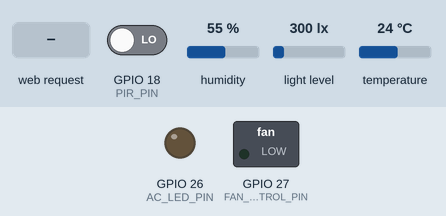
Bench run of a sketch on a simulated ESP32. On the bench: switched loads named in the sketch (green lamp = pin HIGH), output pins drawn as LEDs (lit = HIGH). The test bench sets the inputs (shaded band); at power-on: temperature 24 °C, GPIO 18 (PIR_PIN) LOW, humidity 55 %, light level 300 lx. WiFi joins after 1.5 s; servers stay silent unless stated; what the sketch prints to the serial monitor is not drawn.

Above: at 2.7 s.
2.8 s: temperature set to 27.6 °C
11.2 s: temperature set to 28.4 °C
At 21.2 s:
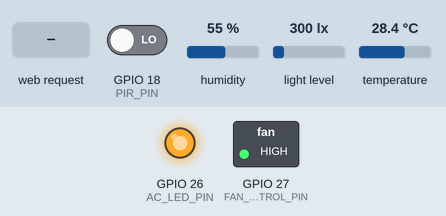
21.5 s: temperature set to 12 °C
At 31.2 s:
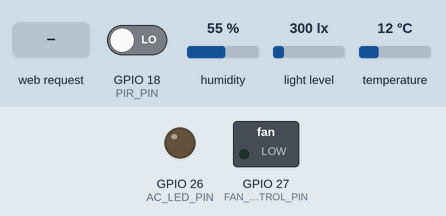
31.5 s: HTTP request GET /ac/on received
At 32.2 s:
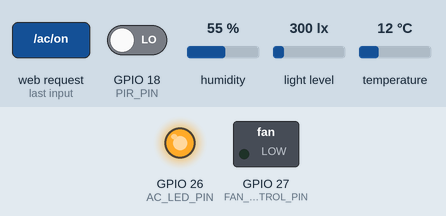
33.0 s: HTTP request GET /ac/off received
At 33.3 s:
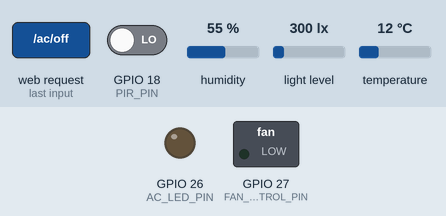
34.5 s: temperature set to 28 °C
At 41.3 s:
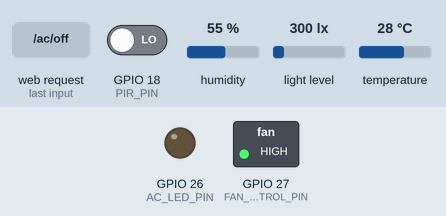
Timing chart, 0 to 42.5 s (numbered marks = the images above; inputs shaded):
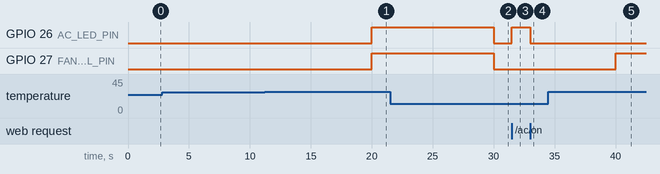

Measured:
- the behaviour switches between 27.9 and 28 °C on temperature (found by bisection; images 0 and 1)
- after the input at 2.8 s, every drawn part: stays the same
- after the input at 11.2 s, GPIO 26 (AC_LED_PIN), GPIO 27 (FAN_CONTROL_PIN): LOW → HIGH after 8.8 s
- after the input at 21.5 s, GPIO 27 (FAN_CONTROL_PIN): HIGH → LOW after 8.5 s
- after the input at 31.5 s, GPIO 26 (AC_LED_PIN): LOW → HIGH at once
- after the input at 33.0 s, GPIO 26 (AC_LED_PIN): HIGH → LOW at once
- after the input at 34.5 s, GPIO 27 (FAN_CONTROL_PIN): LOW → HIGH after 5.5 s

The sketch:

ESP32_environment_monitor.ino
```cpp
#include <WiFi.h>
#include <WebServer.h>
#include <HTTPClient.h>
#include <Wire.h>
#include <BH1750.h>
#include "DHT.h"

const char* ssid = "YOUR_WIFI_SSID";
const char* password = "YOUR_WIFI_PASSWORD";
const char* backendReadingsUrl = "http://YOUR_COMPUTER_IP:3000/api/readings";
const bool backendPostingEnabled = false;

unsigned long lastMotionTime = 0;
const unsigned long motionHoldTime = 30000;
unsigned long lastBackendPostTime = 0;
const unsigned long backendPostInterval = 10000;
const float acTemperatureThreshold = 28.0;
bool acOn = false;
bool acManualOverride = false;
const float fanTemperatureThreshold = 28.0;
bool fanOn = false;

#define DHTPIN 4
#define DHTTYPE DHT22
#define PIR_PIN 18
#define AC_LED_PIN 26
#define FAN_CONTROL_PIN 27

DHT dht(DHTPIN, DHTTYPE);
BH1750 lightMeter;
WebServer server(80);

struct SensorReadings {
  float temperature;
  float humidity;
  float lux;
  int rawMotion;
};

SensorReadings readSensors() {
  SensorReadings readings;
  readings.temperature = dht.readTemperature();
  readings.humidity = dht.readHumidity();
  readings.lux = lightMeter.readLightLevel();
  readings.rawMotion = digitalRead(PIR_PIN);

  return readings;
}

bool updateOccupancy(int rawMotion) {
  if (rawMotion == HIGH) {
    lastMotionTime = millis();
  }

  return millis() - lastMotionTime < motionHoldTime;
}

void writeAcOutput() {
  digitalWrite(AC_LED_PIN, acOn ? HIGH : LOW);
}

void updateAcState(float temperature, bool occupied) {
  if (!acManualOverride) {
    acOn = occupied && temperature >= acTemperatureThreshold;
  }

  writeAcOutput();
}

void updateFanState(float temperature) {
  fanOn = temperature >= fanTemperatureThreshold;
  digitalWrite(FAN_CONTROL_PIN, fanOn ? HIGH : LOW);
}

String buildJsonResponse(const SensorReadings& readings, bool occupied, bool acOn) {
  String json = "{";
  json += "\"temperature\":";
  json += readings.temperature;
  json += ",";
  json += "\"humidity\":";
  json += readings.humidity;
  json += ",";
  json += "\"light\":";
  json += readings.lux;
  json += ",";
  json += "\"rawMotion\":";
  json += readings.rawMotion == HIGH ? "true" : "false";
  json += ",";
  json += "\"occupied\":";
  json += occupied ? "true" : "false";
  json += ",";
  json += "\"secondsSinceMotion\":";
  json += (millis() - lastMotionTime) / 1000;
  json += ",";
  json += "\"acOn\":";
  json += acOn ? "true" : "false";
  json += ",";
  json += "\"fanOn\":";
  json += fanOn ? "true" : "false";
  json += "}";

  return json;
}

void sendReadingToBackend(const String& json) {
  if (!backendPostingEnabled || WiFi.status() != WL_CONNECTED) {
    return;
  }

  HTTPClient http;
  http.begin(backendReadingsUrl);
  http.addHeader("Content-Type", "application/json");

  int responseCode = http.POST(json);
  Serial.print("Backend POST response: ");
  Serial.println(responseCode);

  http.end();
}

void postReadingToBackend() {
  SensorReadings readings = readSensors();
  bool occupied = updateOccupancy(readings.rawMotion);
  updateAcState(readings.temperature, occupied);
  updateFanState(readings.temperature);
  String json = buildJsonResponse(readings, occupied, acOn);

  sendReadingToBackend(json);
}

void updateBackendPosting() {
  if (millis() - lastBackendPostTime < backendPostInterval) {
    return;
  }

  lastBackendPostTime = millis();
  postReadingToBackend();
}

void handleRoot() {
  String html = R"rawliteral(
<!DOCTYPE html>
<html>
<head>
  <meta charset="UTF-8">
  <title>ESP32 Environment Monitor</title>
  <style>
    * {
      box-sizing: border-box;
    }

    body {
      font-family: Arial, sans-serif;
      margin: 0;
      background: #f3f4f6;
      color: #1f2937;
    }

    main {
      max-width: 900px;
      margin: 0 auto;
      padding: 24px;
    }

    h1 {
      font-size: 32px;
      margin-bottom: 6px;
    }

    .subtitle {
      color: #6b7280;
      margin-top: 0;
      margin-bottom: 22px;
    }

    .grid {
      display: grid;
      grid-template-columns: repeat(auto-fit, minmax(230px, 1fr));
      gap: 14px;
    }

    .card {
      background: white;
      padding: 18px;
      border-radius: 10px;
      box-shadow: 0 2px 10px rgba(0,0,0,0.08);
    }

    .label {
      font-weight: bold;
      color: #4b5563;
      display: block;
      margin-bottom: 8px;
    }

    .value {
      font-size: 28px;
      font-weight: bold;
    }

    .status {
      font-size: 28px;
      font-weight: bold;
    }

    .controls {
      margin-top: 14px;
      display: flex;
      gap: 10px;
      flex-wrap: wrap;
    }

    .ac-card {
      margin-top: 14px;
    }

    button {
      border: 0;
      border-radius: 8px;
      padding: 12px 18px;
      font-size: 16px;
      font-weight: bold;
      cursor: pointer;
      color: white;
    }

    .on-button {
      background: #15803d;
    }

    .off-button {
      background: #b91c1c;
    }

    .auto-button {
      background: #2563eb;
    }

    .trend-card {
      margin-top: 14px;
    }

    .trend-header {
      display: flex;
      justify-content: space-between;
      gap: 16px;
      flex-wrap: wrap;
    }

    .trend-legend {
      display: flex;
      gap: 14px;
      color: #4b5563;
      font-size: 14px;
    }

    .legend-item {
      display: flex;
      align-items: center;
      gap: 6px;
    }

    .legend-line {
      display: inline-block;
      width: 24px;
      height: 3px;
    }

    .temperature-color {
      background: #b91c1c;
    }

    .humidity-color {
      background: #2563eb;
    }

    #trendChart {
      display: block;
      width: 100%;
      height: auto;
      margin-top: 12px;
    }

    .trend-grid {
      stroke: #d1d5db;
      stroke-width: 1;
    }

    .trend-text {
      fill: #4b5563;
      font-size: 12px;
    }

    .trend-line {
      fill: none;
      stroke-width: 3;
      stroke-linecap: round;
      stroke-linejoin: round;
    }

    .temperature-line {
      stroke: #b91c1c;
    }

    .humidity-line {
      stroke: #2563eb;
    }

    .temperature-dot {
      fill: #b91c1c;
    }

    .humidity-dot {
      fill: #2563eb;
    }

    .trend-empty {
      fill: #6b7280;
      font-size: 15px;
    }

  </style>
</head>

<body>
  <main>
    <h1>ESP32 Environment Monitor</h1>
    <p class="subtitle">Live room sensor dashboard with manual simulated AC control.</p>

    <section class="grid">
      <div class="card">
        <span class="label">Temperature</span>
        <span id="temperature" class="value">--</span> &deg;C
      </div>

      <div class="card">
        <span class="label">Humidity</span>
        <span id="humidity" class="value">--</span> %
      </div>

      <div class="card">
        <span class="label">Light</span>
        <span id="light" class="value">--</span> lux
      </div>

      <div class="card">
        <span class="label">Motion Sensor</span>
        <span id="rawMotion" class="value">--</span>
      </div>

      <div class="card">
        <span class="label">Room Status</span>
        <span id="occupied" class="status">--</span>
      </div>

      <div class="card">
        <span class="label">Seconds Since Last Motion</span>
        <span id="secondsSinceMotion" class="value">--</span> s
      </div>
    </section>

    <section class="card trend-card">
      <div class="trend-header">
        <div>
          <span class="label">Temperature and Humidity Trend</span>
          <p class="subtitle">Last 20 live readings. History resets when this page is refreshed.</p>
        </div>
        <div class="trend-legend" aria-hidden="true">
          <span class="legend-item"><span class="legend-line temperature-color"></span>Temperature</span>
          <span class="legend-item"><span class="legend-line humidity-color"></span>Humidity</span>
        </div>
      </div>
      <svg id="trendChart" viewBox="0 0 760 330" role="img" aria-label="Live temperature and humidity trends">
        <text class="trend-empty" x="52" y="165">Waiting for sensor readings...</text>
      </svg>
    </section>

    <section class="card ac-card">
      <span class="label">Fan Status</span>
      <span id="fanStatus" class="status">--</span>
      <p class="subtitle">Fan turns on automatically at 28 &deg;C or higher.</p>
    </section>

    <section class="card ac-card">
      <span class="label">Simulated AC Status</span>
      <span id="acStatus" class="status">--</span>
      <div class="controls">
        <button class="on-button" onclick="setAc(true)">Turn AC ON</button>
        <button class="off-button" onclick="setAc(false)">Turn AC OFF</button>
        <button class="auto-button" onclick="setAcAuto()">Return to Auto</button>
      </div>
    </section>
  </main>

  <script>
    const maxTrendPoints = 20;
    const temperatureHistory = [];
    const humidityHistory = [];

    function addTrendReading(temperature, humidity) {
      const temperatureValue = Number(temperature);
      const humidityValue = Number(humidity);

      if (!Number.isFinite(temperatureValue) || !Number.isFinite(humidityValue)) {
        return;
      }

      temperatureHistory.push(temperatureValue);
      humidityHistory.push(humidityValue);

      if (temperatureHistory.length > maxTrendPoints) {
        temperatureHistory.shift();
        humidityHistory.shift();
      }

      renderTrendChart();
    }

    function renderTrendSeries(values, label, unit, top, lineClass, dotClass) {
      const left = 52;
      const right = 18;
      const plotWidth = 760 - left - right;
      const plotHeight = 100;
      const minimum = Math.floor(Math.min(...values) - 1);
      const maximum = Math.ceil(Math.max(...values) + 1);
      const range = Math.max(1, maximum - minimum);

      function xFor(index) {
        return left + (index / Math.max(1, values.length - 1)) * plotWidth;
      }

      function yFor(value) {
        return top + ((maximum - value) / range) * plotHeight;
      }

      let markup = '<text class="trend-text" x="' + left + '" y="' + (top - 10) + '">' +
        label + ': ' + values[values.length - 1].toFixed(1) + unit + '</text>';

      for (let index = 0; index <= 2; index += 1) {
        const value = maximum - (range / 2) * index;
        const y = top + (plotHeight / 2) * index;
        markup += '<line class="trend-grid" x1="' + left + '" y1="' + y +
          '" x2="' + (760 - right) + '" y2="' + y + '" />';
        markup += '<text class="trend-text" x="8" y="' + (y + 4) + '">' +
          value.toFixed(0) + unit + '</text>';
      }

      const points = values.map((value, index) =>
        xFor(index).toFixed(1) + ',' + yFor(value).toFixed(1)
      ).join(' ');
      const latestX = xFor(values.length - 1).toFixed(1);
      const latestY = yFor(values[values.length - 1]).toFixed(1);

      markup += '<polyline class="trend-line ' + lineClass + '" points="' + points + '" />';
      markup += '<circle class="' + dotClass + '" cx="' + latestX + '" cy="' + latestY + '" r="4" />';

      return markup;
    }

    function renderTrendChart() {
      const chart = document.getElementById('trendChart');

      if (temperatureHistory.length < 2) {
        chart.innerHTML = '<text class="trend-empty" x="52" y="165">Collecting readings... ' +
          temperatureHistory.length + ' of 2 needed to draw the first lines.</text>';
        return;
      }

      chart.innerHTML =
        renderTrendSeries(temperatureHistory, 'Temperature', ' C', 36, 'temperature-line', 'temperature-dot') +
        renderTrendSeries(humidityHistory, 'Humidity', ' %', 190, 'humidity-line', 'humidity-dot') +
        '<text class="trend-text" x="52" y="322">Oldest</text>' +
        '<text class="trend-text" x="700" y="322">Newest</text>';
    }

    async function updateData() {
      try {
        const response = await fetch('/data');
        const data = await response.json();

        document.getElementById('temperature').textContent = data.temperature.toFixed(2);
        document.getElementById('humidity').textContent = data.humidity.toFixed(2);
        document.getElementById('light').textContent = data.light.toFixed(2);

        document.getElementById('rawMotion').textContent = data.rawMotion ? 'Detected' : 'None';
        document.getElementById('occupied').textContent = data.occupied ? 'Occupied' : 'Empty';
        document.getElementById('acStatus').textContent = data.acOn ? 'ON' : 'OFF';
        document.getElementById('fanStatus').textContent = data.fanOn ? 'ON' : 'OFF';
        document.getElementById('secondsSinceMotion').textContent = data.secondsSinceMotion;
        addTrendReading(data.temperature, data.humidity);
      } catch (error) {
        console.log('Failed to fetch sensor data:', error);
      }
    }

    async function setAc(turnOn) {
      try {
        await fetch(turnOn ? '/ac/on' : '/ac/off');
        updateData();
      } catch (error) {
        console.log('Failed to update AC state:', error);
      }
    }

    async function setAcAuto() {
      try {
        await fetch('/ac/auto');
        updateData();
      } catch (error) {
        console.log('Failed to return AC to auto mode:', error);
      }
    }

    updateData();
    setInterval(updateData, 2000);
  </script>
</body>
</html>
)rawliteral";

  server.send(200, "text/html", html);
}

void handleData() {
  SensorReadings readings = readSensors();
  bool occupied = updateOccupancy(readings.rawMotion);
  updateAcState(readings.temperature, occupied);
  updateFanState(readings.temperature);
  String json = buildJsonResponse(readings, occupied, acOn);

  server.send(200, "application/json", json);
}

void handleAcOn() {
  acManualOverride = true;
  acOn = true;
  writeAcOutput();
  server.send(200, "text/plain", "AC ON");
}

void handleAcOff() {
  acManualOverride = true;
  acOn = false;
  writeAcOutput();
  server.send(200, "text/plain", "AC OFF");
}

void handleAcAuto() {
  SensorReadings readings = readSensors();
  bool occupied = updateOccupancy(readings.rawMotion);
  acManualOverride = false;
  updateAcState(readings.temperature, occupied);
  server.send(200, "text/plain", "AC AUTO");
}

void setup() {
  Serial.begin(115200);

  pinMode(PIR_PIN, INPUT);
  pinMode(AC_LED_PIN, OUTPUT);
  pinMode(FAN_CONTROL_PIN, OUTPUT);
  digitalWrite(AC_LED_PIN, LOW);
  digitalWrite(FAN_CONTROL_PIN, LOW);

  dht.begin();

  Wire.begin(21, 22);
  lightMeter.begin();

  WiFi.begin(ssid, password);

  Serial.print("Connecting to WiFi");

  while (WiFi.status() != WL_CONNECTED) {
    delay(500);
    Serial.print(".");
  }

  Serial.println();
  Serial.println("WiFi connected.");
  Serial.print("IP address: ");
  Serial.println(WiFi.localIP());

  server.on("/", handleRoot);
  server.on("/data", handleData);
  server.on("/ac/on", handleAcOn);
  server.on("/ac/off", handleAcOff);
  server.on("/ac/auto", handleAcAuto);
  server.begin();

  Serial.println("Web server started.");
}

void loop() {
  server.handleClient();
  updateBackendPosting();
}
```
